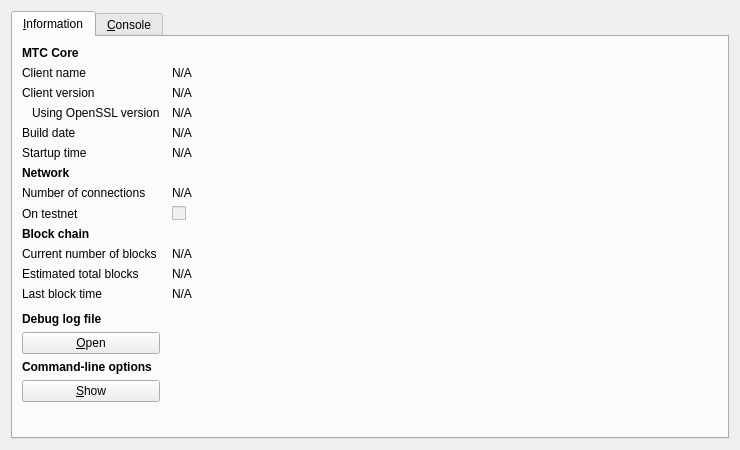
<?xml version="1.0" encoding="UTF-8"?>
<ui version="4.0">
 <class>RPCConsole</class>
 <widget class="QDialog" name="RPCConsole">
  <property name="geometry">
   <rect>
    <x>0</x>
    <y>0</y>
    <width>740</width>
    <height>450</height>
   </rect>
  </property>
  <property name="windowTitle">
   <string>MTC - Debug window</string>
  </property>
  <layout class="QVBoxLayout" name="verticalLayout_2">
   <item>
    <widget class="QTabWidget" name="tabWidget">
     <property name="currentIndex">
      <number>0</number>
     </property>
     <widget class="QWidget" name="tab_info">
      <attribute name="title">
       <string>&amp;Information</string>
      </attribute>
      <layout class="QGridLayout" name="gridLayout" columnstretch="0,1">
       <property name="horizontalSpacing">
        <number>12</number>
       </property>
       <item row="0" column="0">
        <widget class="QLabel" name="label_9">
         <property name="font">
          <font>
           <weight>75</weight>
           <bold>true</bold>
          </font>
         </property>
         <property name="text">
          <string>MTC Core</string>
         </property>
        </widget>
       </item>
       <item row="1" column="0">
        <widget class="QLabel" name="label_5">
         <property name="text">
          <string>Client name</string>
         </property>
        </widget>
       </item>
       <item row="1" column="1">
        <widget class="QLabel" name="clientName">
         <property name="cursor">
          <cursorShape>IBeamCursor</cursorShape>
         </property>
         <property name="text">
          <string>N/A</string>
         </property>
         <property name="textFormat">
          <enum>Qt::PlainText</enum>
         </property>
         <property name="textInteractionFlags">
          <set>Qt::LinksAccessibleByMouse|Qt::TextSelectableByKeyboard|Qt::TextSelectableByMouse</set>
         </property>
        </widget>
       </item>
       <item row="2" column="0">
        <widget class="QLabel" name="label_6">
         <property name="text">
          <string>Client version</string>
         </property>
        </widget>
       </item>
       <item row="2" column="1">
        <widget class="QLabel" name="clientVersion">
         <property name="cursor">
          <cursorShape>IBeamCursor</cursorShape>
         </property>
         <property name="text">
          <string>N/A</string>
         </property>
         <property name="textFormat">
          <enum>Qt::PlainText</enum>
         </property>
         <property name="textInteractionFlags">
          <set>Qt::LinksAccessibleByMouse|Qt::TextSelectableByKeyboard|Qt::TextSelectableByMouse</set>
         </property>
        </widget>
       </item>
       <item row="3" column="0">
        <widget class="QLabel" name="label_14">
         <property name="text">
          <string>Using OpenSSL version</string>
         </property>
         <property name="indent">
          <number>10</number>
         </property>
        </widget>
       </item>
       <item row="3" column="1">
        <widget class="QLabel" name="openSSLVersion">
         <property name="cursor">
          <cursorShape>IBeamCursor</cursorShape>
         </property>
         <property name="text">
          <string>N/A</string>
         </property>
         <property name="textFormat">
          <enum>Qt::PlainText</enum>
         </property>
         <property name="textInteractionFlags">
          <set>Qt::LinksAccessibleByMouse|Qt::TextSelectableByKeyboard|Qt::TextSelectableByMouse</set>
         </property>
        </widget>
       </item>
       <item row="4" column="0">
        <widget class="QLabel" name="label_12">
         <property name="text">
          <string>Build date</string>
         </property>
        </widget>
       </item>
       <item row="4" column="1">
        <widget class="QLabel" name="buildDate">
         <property name="cursor">
          <cursorShape>IBeamCursor</cursorShape>
         </property>
         <property name="text">
          <string>N/A</string>
         </property>
         <property name="textFormat">
          <enum>Qt::PlainText</enum>
         </property>
         <property name="textInteractionFlags">
          <set>Qt::LinksAccessibleByMouse|Qt::TextSelectableByKeyboard|Qt::TextSelectableByMouse</set>
         </property>
        </widget>
       </item>
       <item row="5" column="0">
        <widget class="QLabel" name="label_13">
         <property name="text">
          <string>Startup time</string>
         </property>
        </widget>
       </item>
       <item row="5" column="1">
        <widget class="QLabel" name="startupTime">
         <property name="cursor">
          <cursorShape>IBeamCursor</cursorShape>
         </property>
         <property name="text">
          <string>N/A</string>
         </property>
         <property name="textFormat">
          <enum>Qt::PlainText</enum>
         </property>
         <property name="textInteractionFlags">
          <set>Qt::LinksAccessibleByMouse|Qt::TextSelectableByKeyboard|Qt::TextSelectableByMouse</set>
         </property>
        </widget>
       </item>
       <item row="6" column="0">
        <widget class="QLabel" name="label_11">
         <property name="font">
          <font>
           <weight>75</weight>
           <bold>true</bold>
          </font>
         </property>
         <property name="text">
          <string>Network</string>
         </property>
        </widget>
       </item>
       <item row="7" column="0">
        <widget class="QLabel" name="label_7">
         <property name="text">
          <string>Number of connections</string>
         </property>
        </widget>
       </item>
       <item row="7" column="1">
        <widget class="QLabel" name="numberOfConnections">
         <property name="cursor">
          <cursorShape>IBeamCursor</cursorShape>
         </property>
         <property name="text">
          <string>N/A</string>
         </property>
         <property name="textFormat">
          <enum>Qt::PlainText</enum>
         </property>
         <property name="textInteractionFlags">
          <set>Qt::LinksAccessibleByMouse|Qt::TextSelectableByKeyboard|Qt::TextSelectableByMouse</set>
         </property>
        </widget>
       </item>
       <item row="8" column="0">
        <widget class="QLabel" name="label_8">
         <property name="text">
          <string>On testnet</string>
         </property>
        </widget>
       </item>
       <item row="8" column="1">
        <widget class="QCheckBox" name="isTestNet">
         <property name="enabled">
          <bool>false</bool>
         </property>
         <property name="text">
          <string/>
         </property>
        </widget>
       </item>
       <item row="9" column="0">
        <widget class="QLabel" name="label_10">
         <property name="font">
          <font>
           <weight>75</weight>
           <bold>true</bold>
          </font>
         </property>
         <property name="text">
          <string>Block chain</string>
         </property>
        </widget>
       </item>
       <item row="10" column="0">
        <widget class="QLabel" name="label_3">
         <property name="text">
          <string>Current number of blocks</string>
         </property>
        </widget>
       </item>
       <item row="10" column="1">
        <widget class="QLabel" name="numberOfBlocks">
         <property name="cursor">
          <cursorShape>IBeamCursor</cursorShape>
         </property>
         <property name="text">
          <string>N/A</string>
         </property>
         <property name="textFormat">
          <enum>Qt::PlainText</enum>
         </property>
         <property name="textInteractionFlags">
          <set>Qt::LinksAccessibleByMouse|Qt::TextSelectableByKeyboard|Qt::TextSelectableByMouse</set>
         </property>
        </widget>
       </item>
       <item row="11" column="0">
        <widget class="QLabel" name="label_4">
         <property name="text">
          <string>Estimated total blocks</string>
         </property>
        </widget>
       </item>
       <item row="11" column="1">
        <widget class="QLabel" name="totalBlocks">
         <property name="cursor">
          <cursorShape>IBeamCursor</cursorShape>
         </property>
         <property name="text">
          <string>N/A</string>
         </property>
         <property name="textFormat">
          <enum>Qt::PlainText</enum>
         </property>
         <property name="textInteractionFlags">
          <set>Qt::LinksAccessibleByMouse|Qt::TextSelectableByKeyboard|Qt::TextSelectableByMouse</set>
         </property>
        </widget>
       </item>
       <item row="12" column="0">
        <widget class="QLabel" name="label_2">
         <property name="text">
          <string>Last block time</string>
         </property>
        </widget>
       </item>
       <item row="12" column="1">
        <widget class="QLabel" name="lastBlockTime">
         <property name="cursor">
          <cursorShape>IBeamCursor</cursorShape>
         </property>
         <property name="text">
          <string>N/A</string>
         </property>
         <property name="textFormat">
          <enum>Qt::PlainText</enum>
         </property>
         <property name="textInteractionFlags">
          <set>Qt::LinksAccessibleByMouse|Qt::TextSelectableByKeyboard|Qt::TextSelectableByMouse</set>
         </property>
        </widget>
       </item>
       <item row="13" column="0">
        <spacer name="verticalSpacer_2">
         <property name="orientation">
          <enum>Qt::Vertical</enum>
         </property>
         <property name="sizeHint" stdset="0">
          <size>
           <width>20</width>
           <height>20</height>
          </size>
         </property>
        </spacer>
       </item>
       <item row="14" column="0">
        <widget class="QLabel" name="labelDebugLogfile">
         <property name="font">
          <font>
           <weight>75</weight>
           <bold>true</bold>
          </font>
         </property>
         <property name="text">
          <string>Debug log file</string>
         </property>
        </widget>
       </item>
       <item row="15" column="0">
        <widget class="QPushButton" name="openDebugLogfileButton">
         <property name="toolTip">
          <string>Open the MTC debug log file from the current data directory. This can take a few seconds for large log files.</string>
         </property>
         <property name="text">
          <string>&amp;Open</string>
         </property>
         <property name="autoDefault">
          <bool>false</bool>
         </property>
        </widget>
       </item>
       <item row="16" column="0">
        <widget class="QLabel" name="labelCLOptions">
         <property name="font">
          <font>
           <weight>75</weight>
           <bold>true</bold>
          </font>
         </property>
         <property name="text">
          <string>Command-line options</string>
         </property>
        </widget>
       </item>
       <item row="17" column="0">
        <widget class="QPushButton" name="showCLOptionsButton">
         <property name="toolTip">
          <string>Show the MTC-Qt help message to get a list with possible MTC command-line options.</string>
         </property>
         <property name="text">
          <string>&amp;Show</string>
         </property>
         <property name="autoDefault">
          <bool>false</bool>
         </property>
        </widget>
       </item>
       <item row="18" column="0">
        <spacer name="verticalSpacer">
         <property name="orientation">
          <enum>Qt::Vertical</enum>
         </property>
         <property name="sizeHint" stdset="0">
          <size>
           <width>20</width>
           <height>40</height>
          </size>
         </property>
        </spacer>
       </item>
      </layout>
     </widget>
     <widget class="QWidget" name="tab_console">
      <attribute name="title">
       <string>&amp;Console</string>
      </attribute>
      <layout class="QVBoxLayout" name="verticalLayout_3">
       <property name="spacing">
        <number>3</number>
       </property>
       <item>
        <widget class="QTextEdit" name="messagesWidget">
         <property name="minimumSize">
          <size>
           <width>0</width>
           <height>100</height>
          </size>
         </property>
         <property name="readOnly">
          <bool>true</bool>
         </property>
         <property name="tabKeyNavigation" stdset="0">
          <bool>false</bool>
         </property>
         <property name="columnCount" stdset="0">
          <number>2</number>
         </property>
        </widget>
       </item>
       <item>
        <layout class="QHBoxLayout" name="horizontalLayout">
         <property name="spacing">
          <number>3</number>
         </property>
         <item>
          <widget class="QLabel" name="label">
           <property name="text">
            <string notr="true">&gt;</string>
           </property>
          </widget>
         </item>
         <item>
          <widget class="QLineEdit" name="lineEdit"/>
         </item>
         <item>
          <widget class="QPushButton" name="clearButton">
           <property name="maximumSize">
            <size>
             <width>24</width>
             <height>24</height>
            </size>
           </property>
           <property name="toolTip">
            <string>Clear console</string>
           </property>
           <property name="text">
            <string/>
           </property>
           <property name="icon">
            <iconset resource="../bitcoin.qrc">
             <normaloff>:/icons/remove</normaloff>:/icons/remove</iconset>
           </property>
           <property name="shortcut">
            <string notr="true">Ctrl+L</string>
           </property>
           <property name="autoDefault">
            <bool>false</bool>
           </property>
          </widget>
         </item>
        </layout>
       </item>
      </layout>
     </widget>
    </widget>
   </item>
  </layout>
 </widget>
 <resources>
  <include location="../bitcoin.qrc"/>
 </resources>
 <connections/>
</ui>
